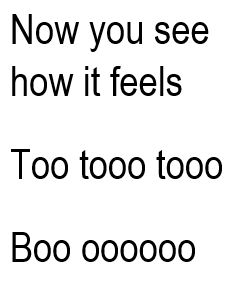
#> input picture tests/test_1.png, 234 x 282 px
$ python -i rep_image.py   (imports and definitions only)
#> lines starting #> are read from the running program, lines starting #| are printed output that depends on the picture; after the words box and inside, x2 and y2 are one past the last pixel; in counts of white or black regions, pixels touching at a corner belong together
from PIL import Image
import cv2


def gauss_filter(path):
    """Добавляет гауссовское размытие"""
#> called with path = 'tests/test_1.png'
    my_photo = cv2.imread(path)
#> my_photo is the input picture: shape (282, 234, 3); min 0, max 255, mean 230.5
    gaussian_image  = cv2.GaussianBlur(my_photo,(7, 7), 0)
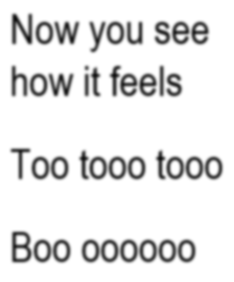
#> gaussian_image: shape (282, 234, 3); min 14, max 255, mean 230.5
    cv2.imwrite(path[:len(path) - 4] + "_gauss.png", gaussian_image)
    repair(path[:len(path) - 4] + "_gauss.png")


def repair(path):
    """Увеличивает контрастность и делает ярковыраженным края"""
#> called with path = 'tests/test_1_gauss.png'
    with Image.open(path) as img:
        img.load()
        gray = img.convert('L')
        threshold = 100
        img_threshold = gray.point(lambda x: 255 if x > threshold else 0)
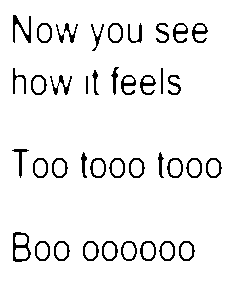
#> img_threshold: PIL image 234x282 L; 93.4% white; black in thin lines or dots, all inside (x1, y1, x2, y2) = (12, 15, 222, 262)
        img_threshold.save(path[:len(path)-10] + '_rep.png')

>>> result = gauss_filter('tests/test_1.png')

$ run again, on tests/test_10.png
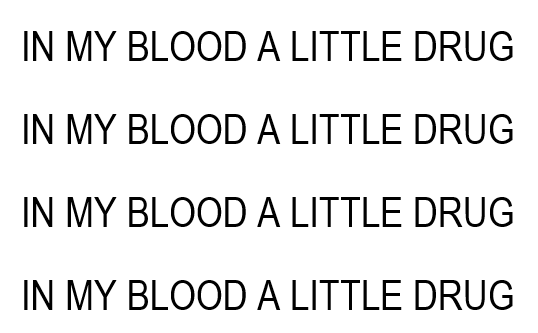
#> input picture tests/test_10.png, 538 x 333 px
#> in gauss_filter, my_photo is the input picture: shape (333, 538, 3); min 0, max 255, mean 231.9
#> in gauss_filter, `gaussian_image  = cv2.GaussianBlur(my_photo,(7, 7), 0)`:
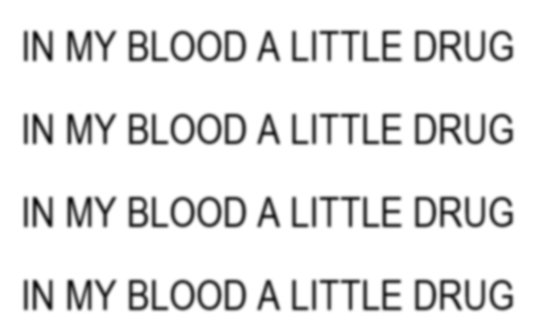
#> gaussian_image: shape (333, 538, 3); min 12, max 255, mean 231.9
#> in repair, `img_threshold = gray.point(lambda x: 255 if x > threshold else 0)`:
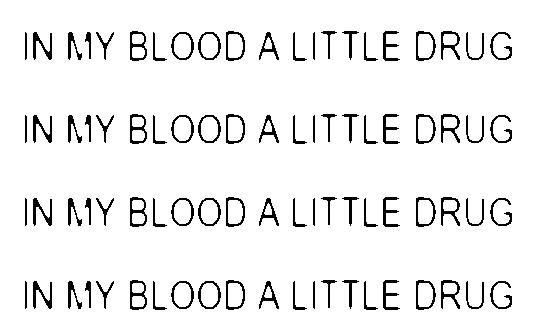
#> img_threshold: PIL image 538x333 L; 93.5% white; black in thin lines or dots, all inside (x1, y1, x2, y2) = (25, 31, 512, 310)

$ run again, on tests/test_11.png
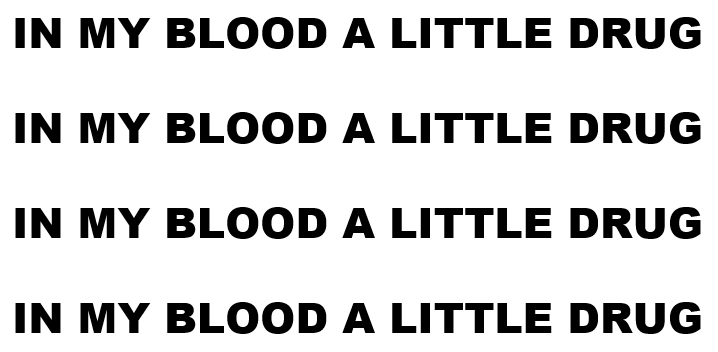
#> input picture tests/test_11.png, 718 x 352 px
#> in gauss_filter, my_photo is the input picture: shape (352, 718, 3); min 0, max 255, mean 211.9
#> in gauss_filter, `gaussian_image  = cv2.GaussianBlur(my_photo,(7, 7), 0)`:
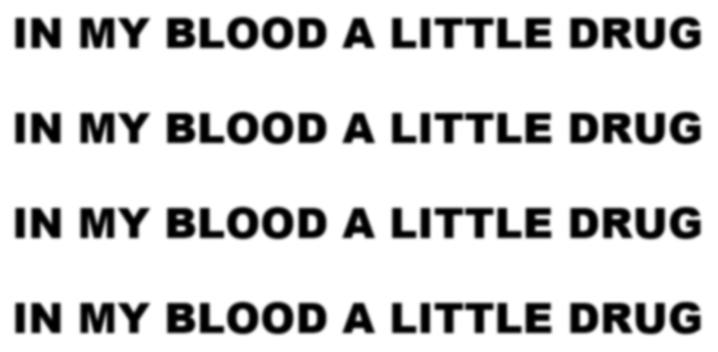
#> gaussian_image: shape (352, 718, 3); min 0, max 255, mean 211.9
#> in repair, `img_threshold = gray.point(lambda x: 255 if x > threshold else 0)`:
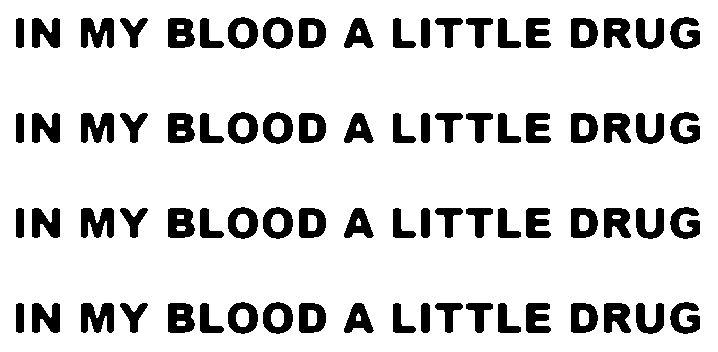
#> img_threshold: PIL image 718x352 L; 84.5% white; 80 black regions, largest, box (x1, y1, x2, y2) and area: (81, 18, 114, 48) 732, (81, 113, 114, 143) 732, (81, 208, 114, 238) 732

$ run again, on tests/test_12.png
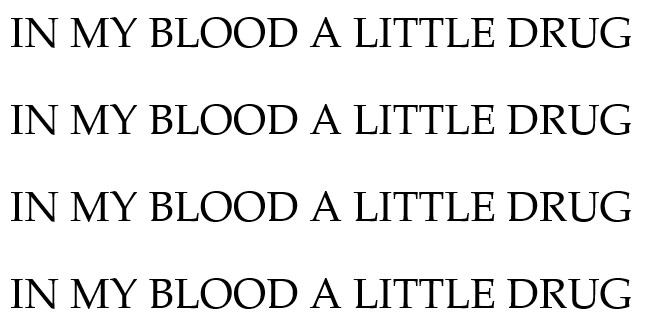
#> input picture tests/test_12.png, 659 x 333 px
#> in gauss_filter, my_photo is the input picture: shape (333, 659, 3); min 0, max 255, mean 233.8
#> in gauss_filter, `gaussian_image  = cv2.GaussianBlur(my_photo,(7, 7), 0)`:
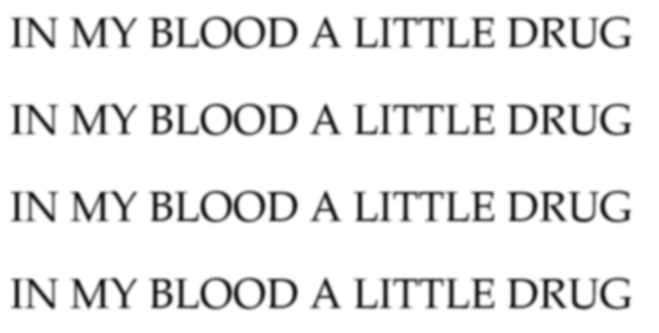
#> gaussian_image: shape (333, 659, 3); min 18, max 255, mean 233.8
#> in repair, `img_threshold = gray.point(lambda x: 255 if x > threshold else 0)`:
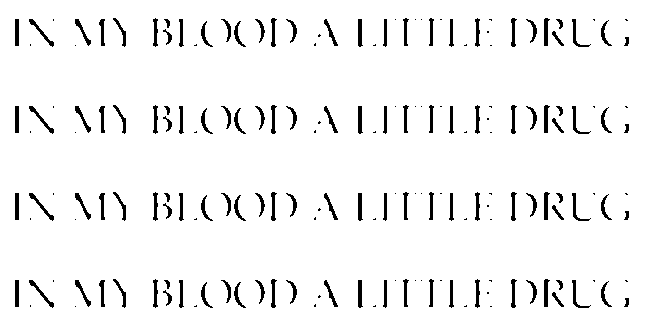
#> img_threshold: PIL image 659x333 L; 95.2% white; 188 black regions (68 under 20 px), largest, box (x1, y1, x2, y2) and area: (29, 19, 54, 47) 123, (29, 106, 54, 134) 123, (29, 193, 54, 221) 123
